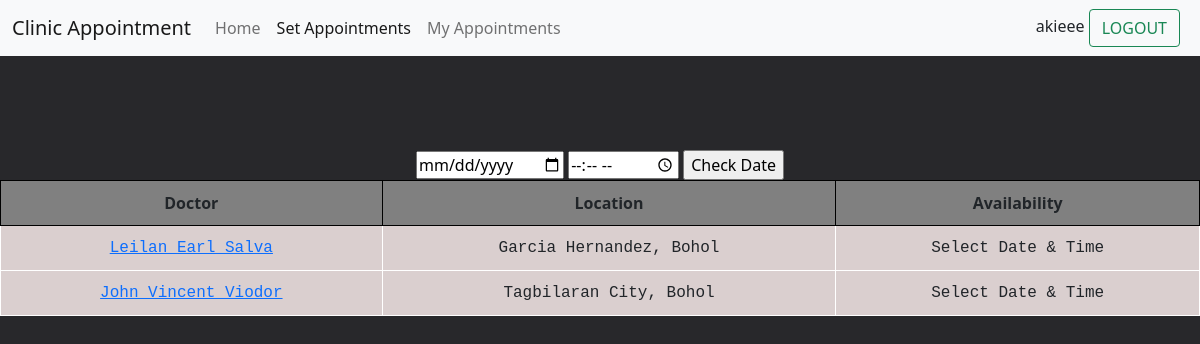
Screenshot of /appointment.php (signed in) with the database file from the repository.
### tables this page shows
CREATE TABLE `doctor` (
  `doctor_id` int(11) NOT NULL,
  `doctor_name` varchar(255) NOT NULL,
  `doctor_location` varchar(255) NOT NULL
);

### doctorAvailability.form.php (the view)
<tr>
    <td><a href="#"><?php echo $result['doctor_name']?></a></td>
    <td colspan="2"><?php echo $result['doctor_location']?></td>
    <?php if (empty($date) OR empty($time)){ ?>
        <td>Select Date & Time</td>
    <?php }else if(isset($_POST['check'])){
        $dId = $result['doctor_id'];
        $doctor = $result['doctor_name'];
        $location = $result['doctor_location'];
        $sql = "SELECT * FROM appointments WHERE doctor_id='$dId' AND appt_date='$date' AND appt_time='$time'";
        $appointments = mysqli_query($conn, $sql);
        $check = mysqli_num_rows($appointments);
        if($check < 1){?>
            <td>
                <button name="btn" type="submit" class="btn btn-outline-primary me-2" data-bs-toggle="modal" data-bs-target="#setAppointment<?php echo $dId ?>">Available</button>
            </td>
            <form method="POST">
                <div class="modal fade" id="setAppointment<?php echo $dId ?>" data-bs-backdrop="static" data-bs-keyboard="false" tabindex="-1" aria-labelledby="setAppointmentLabel" aria-hidden="true">
                    <input type="hidden" name="date" value="<?php echo $date ?>">
                    <input type="hidden" name="time" value="<?php echo $time ?>">
                    <input type="hidden" name="location" value="<?php echo $location ?>">
                    <input type="hidden" name="dId" value="<?php echo $dId ?>">
                    <div class="modal-dialog">
                        <div class="modal-content">
                        <div class="modal-header">
                            <h5 class="modal-title" id="setAppointmentLabel">Set Appointment</h5>
                            <button type="button" class="btn-close" data-bs-dismiss="modal" aria-label="Close"></button>
                        </div>
                        <div class="modal-body">
                            <div class="mb-3">
                                <label class="form-label">Set Appointment this <?php echo date("M jS, Y", strtotime($date)); ?> at <?php echo $time ?> for Dr. <?php echo $doctor ?></label>
                            </div>
                            <div class="mb-3">
                                <label for="exampleInputEmail1" class="form-label">Reason for Appointment</label>
                                <input type="text" name="reason" required="required" class="form-control" id="exampleInputEmail1" aria-describedby="emailHelp" placeholder="e.g. checkup">
                            </div>
                            <div class="d-grid gap-2">
                                <button class="btn btn-primary" name="set">Set</button>
                            </div>
                        </div>
                        </div>
                    </div>
                </div>
            </form>
    <?php }else { ?>
        <td><p>Not Available</p></td>
    <?php } }?>
</tr>

### appointment.php (shortened to what this page needs)
<?php
$date = "";
$time = "";
include_once 'header.php';
?>
<body>
  <center>
  <form method="post">
    <input type="date" name="date" id="date" value="<?php echo $date ?>">
    <input type="time" min="08:00" max="18:00" step="1800" name="time" id="time" value="<?php echo $time ?>">
    <input type="submit" value="Check Date" name="check">
  </form>
  </center>
  <table>
		<tr>
			<th>Doctor</th>
			<th colspan="2">Location</th>
      <th>Availability</th>
		</tr>
			<?php
				include_once 'server.inc.php';
				$query = "SELECT * FROM doctor";
				$results = mysqli_query($conn, $query);
				foreach ($results as $result) :
          include('doctorAvailability.form.php');
				endforeach ?>
	</table>
</body>
</html>

### style.css (style rules this page uses)
body { top: 150px; height: auto; position: absolute; width: 100%; background-color: rgb(40, 40, 43); }
table { width: 100%; height: 100%; margin: auto; }
table, th, td { padding: 10px; text-align: center; border: 1px solid black; border-collapse: collapse; overflow: hidden; }
th { background-color: gray; }
td { font-family: 'Courier New', Courier, monospace; border: 1px solid white; background-color: rgb(218, 207, 207); }

### rows the page displays
doctor: doctor_name "Leilan Earl Salva", doctor_location "Garcia Hernandez, Bohol"
doctor: doctor_name "John Vincent Viodor", doctor_location "Tagbilaran City, Bohol"

### other values shown
$username "akieee"
